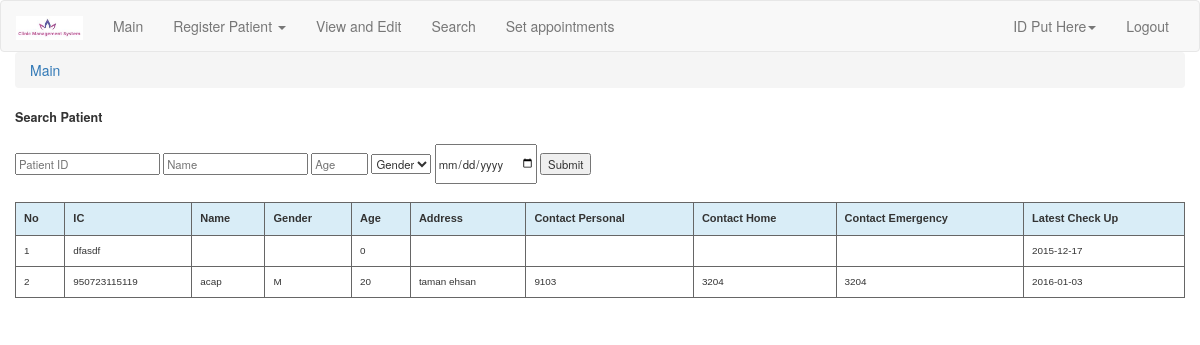
The app's page /receptionist/searchPatient.php with its own data.
### tables this page shows
CREATE TABLE IF NOT EXISTS `patienttable` (
  `patientID` varchar(25) NOT NULL,
  `patientName` varchar(50) NOT NULL,
  `patientAge` int(3) NOT NULL,
  `patientGender` char(1) NOT NULL,
  `patientHeight` float(11,2) NOT NULL,
  `patientWeigth` float(11,2) NOT NULL,
  `patientAddress` varchar(250) NOT NULL,
  `patientDescription` varchar(250) NOT NULL,
  `patientBloodType` char(2) NOT NULL,
  `patientMobile` char(15) NOT NULL,
  `patientEmergency` char(15) NOT NULL,
  `patientHome` char(15) NOT NULL,
  `patientOccupation` varchar(25) NOT NULL,
  `patientBirthDate` int(11) NOT NULL,
  PRIMARY KEY (`patientID`)
);

### shared/databaseDL.php (called while the page is built, shortened)
<?php
function getListOfPatient($patientID, $patientName, $patientAge, $patientGender, $medicalDate) {
	$sql = "select patientTable.patientID, patientName, patientGender, patientAge, patientAddress, patientMobile, patientHome, patientEmergency, latestMedicalDate from patientTable, (SELECT patientID, MAX(medicalDate) as latestMedicalDate FROM medicalTable GROUP BY patientID) as T where patientTable.patientID = T.patientID";
	$sql .= " ORDER BY patientName";
	$servername = "localhost";
	$username = "client";
	$password = "client123";
	$dbname = "cmsDB";
	$conn = mysqli_connect($servername, $username, $password, $dbname);
	$result = mysqli_query($conn, $sql);
	if (mysqli_num_rows($result) > 0) {
		$i = 0;
		while ($listOfPatient[$i] = mysqli_fetch_assoc($result)) {
			$i++;
		}
		unset($listOfPatient[$i]);
	} else {
		$listOfPatient = 0;
	}
	return $listOfPatient;
}
?>

### receptionist/searchPatientBL.php (the view, shortened to what this page needs)
<?php
include("../shared/databaseDL.php");
function showSearchPatient($listOfPatient) {
	if ($listOfPatient != 0) {
	$i = 1;
	echo '<table id="gridtable" width="100%">';
	echo '<tr><th>No</th><th>IC</th><th>Name</th><th>Gender</th><th>Age</th><th>Address</th><th>Contact Personal</th><th>Contact Home</th><th>Contact Emergency</th><th>Latest Check Up</th></tr>';
    foreach($listOfPatient as $detailOfPatient) {
        echo '<tr>'.'<td>'.$i.'</td>'.'<td>'.$detailOfPatient["patientID"].'</td>'.'<td>'.$detailOfPatient["patientName"].'</td>'.'<td>'.$detailOfPatient["patientGender"].'</td>'.'<td>'.$detailOfPatient["patientAge"].'</td>'.'<td>'.$detailOfPatient["patientAddress"].'</td>'.'<td>'.$detailOfPatient["patientMobile"].'</td>'.'<td>'.$detailOfPatient["patientHome"].'</td>'.'<td>'.$detailOfPatient["patientEmergency"].'</td>'.'<td>'.$detailOfPatient["latestMedicalDate"].'</td>'.'</tr>';
    	$i++;
	}
	echo '</table>';
	} else {
    	echo "<center></br></br></br></br></br>No list of patients</center>";
	}
}
$patientID = $patientName = $patientAge = $patientGender = $medicalDate = "";
$lisfOfPatient = getListOfPatient($patientID,$patientName,$patientAge,$patientGender,$medicalDate);
showSearchPatient($lisfOfPatient);
?>

### general_files/default.css (style rules this page uses)
table { empty-cells: show; }
.table th, td { font-size: 0.9em; }

### general_files/gridtable.css (style rules this page uses)
#gridtable { font-family: verdana,arial,sans-serif; font-size:11px; color:#333333; border-width: 1px; border-color: #666666; border-collapse: collapse; }
#gridtable th { border-width: 1px; padding: 8px; border-style: solid; border-color: #666666; background-color: #D9EDF7; }
#gridtable td { border-width: 1px; padding: 8px; border-style: solid; border-color: #666666; background-color: #ffffff; }

### records on screen
patienttable: patientID "dfasdf", patientAge "0", latestMedicalDate "2015-12-17"
patienttable: patientID "950723115119", patientName "acap", patientGender "M", patientAge "20", patientAddress "taman ehsan", patientMobile "9103", patientHome "3204", patientEmergency "3204", latestMedicalDate "2016-01-03"
